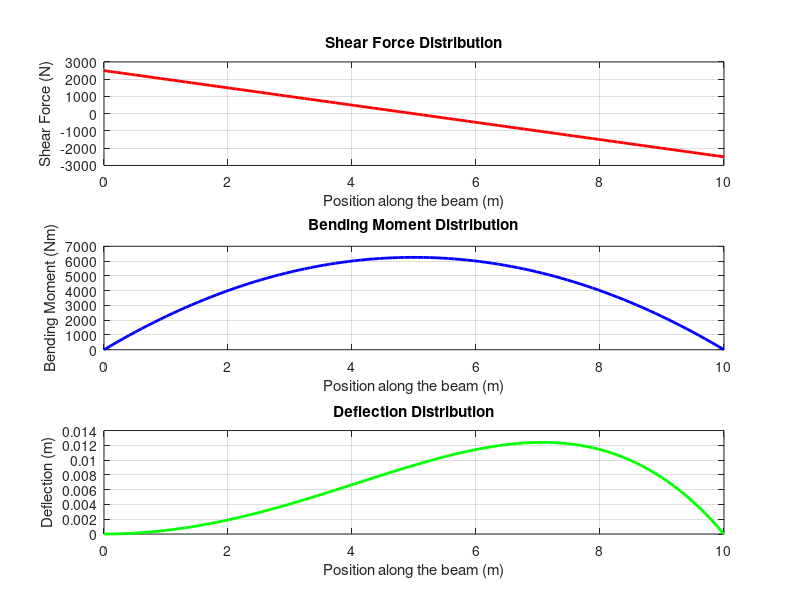

This chart was generated by the following MATLAB code:
% Beam Parameters
L = 10; % length of the beam (m)
w = 500; % uniform load (N/m)
E = 210 * 10^9; % modulus of elasticity (Pa, for steel)
I = 2000 * 10^-8; % moment of inertia (m^4)

% Define the position along the beam
x = linspace(0, L, 100);

% Shear Force (V)
V = (w * L / 2) - w * x;

% Bending Moment (M)
M = (w * L / 2) * x - (w / 2) * x.^2;

% Deflection (δ)
delta = (w / (24 * E * I)) * x.^2 .* (L^2 - x.^2);

% Plot Shear Force
figure;
subplot(3, 1, 1);
plot(x, V, 'r', 'LineWidth', 2);
title('Shear Force Distribution');
xlabel('Position along the beam (m)');
ylabel('Shear Force (N)');
grid on;

% Plot Bending Moment
subplot(3, 1, 2);
plot(x, M, 'b', 'LineWidth', 2);
title('Bending Moment Distribution');
xlabel('Position along the beam (m)');
ylabel('Bending Moment (Nm)');
grid on;

% Plot Deflection
subplot(3, 1, 3);
plot(x, delta, 'g', 'LineWidth', 2);
title('Deflection Distribution');
xlabel('Position along the beam (m)');
ylabel('Deflection (m)');
grid on;
